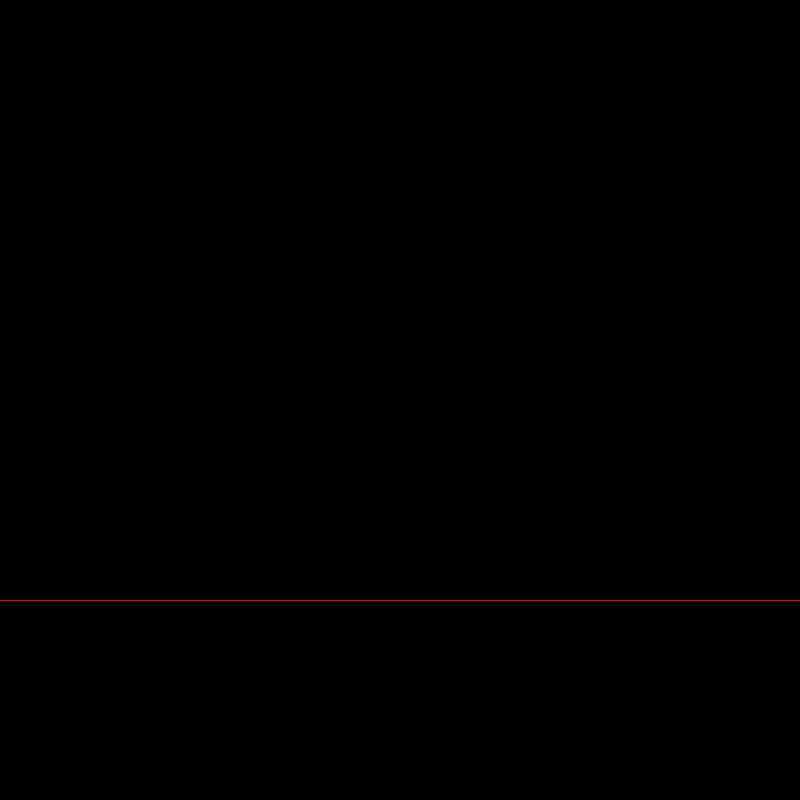
Frame 1 (no input)
Frame 60 (the mouse pressed at the canvas centre just before this capture): identical to frame 1, image omitted
Frame 120 (the mouse held since frame 60 and released just before this capture): identical to frame 1, image omitted

The Processing sketch that drew this single still picture (run headless with seeded random() and noise(); from frame 60 on, the mouse is pressed at the canvas centre):

// Processing sketch: a3
// ── a3.pde
int bombtime;
int ntime;
int trailCount;
float trailLength;
float trailSpacing;
float trailX;
float trailY;
float ground = 600;


//This section is the generation of the bombs
class bomb {
  float x, y; // position of the enemy bomb
  float velx, vely; // velocity of the enemy bomb
  boolean exploded;
  
  // set bomb pos & velovcity
  bomb() {
    x = random(800);
    y = 0;
    velx = random(1) < 0.5 ? -1: 1; //randomly choose between 1 and -1 
    vely = 2;
    exploded = false;
  }
  
  //enemy bomb pos
  void advance() {
    if (!exploded) {  //checks if bomb has reached the ground
      x += velx;
      y += vely;
      if (x < 0 || x > 800) { //if bomb tries to go out of bounds it bounces back ideally some kind of targeting system may be better but idk how 
        velx = velx * -1;
      }
     if (y >= ground) {
       exploded = true;
      }
    }
  }
  
  // draw bombs
  void render() {
    if (!exploded){
      stroke(255, 255, 0);
      strokeWeight(10);
      line(x, y, x - velx, y - vely);
      trailLength = 200;
      trailSpacing = 5;
      trailCount = int(trailLength / trailSpacing);
      for (int i = 1; i <= trailCount; i++) {
        float alpha = map(i, 1, trailCount, 255, 0);
        stroke(255, 0, 0, alpha);
        strokeWeight(10);
        trailX = x - velx * i * trailSpacing / vely;
        trailY = y - i * trailSpacing;
        line(trailX, trailY, trailX - velx, trailY - vely);
      }
    } else {
      //explosion
      noStroke();
      fill(255, 243, 166);
      circle(x, y, 10);
    }
  }
}

bomb[] bombs = new bomb[10];

void setup() {
  size(800, 800);
  bombtime = millis();
}

void draw() {
  background(0);
  stroke(255, 0, 0);
  strokeWeight(1);
  line(0, ground, width, ground);
  //using time to add new bombs added every 3 seconds up until there have been 10 bombs
  ntime = millis(); 
  
  if (ntime - bombtime > 3000) {
    for (int i = 0; i < bombs.length; i++) {
      if (bombs[i] == null) {
        bombs[i] = new bomb();
        break;
      }
    }
    bombtime = ntime;
  }
  else if (bombtime == 0) {
    bombs[0] = new bomb();
    bombtime = ntime;
  }
  
  for (int i = 0; i < bombs.length; i++) {
    if (bombs[i] != null) {
      bombs[i].advance();
      bombs[i].render();
    }
  }
}
